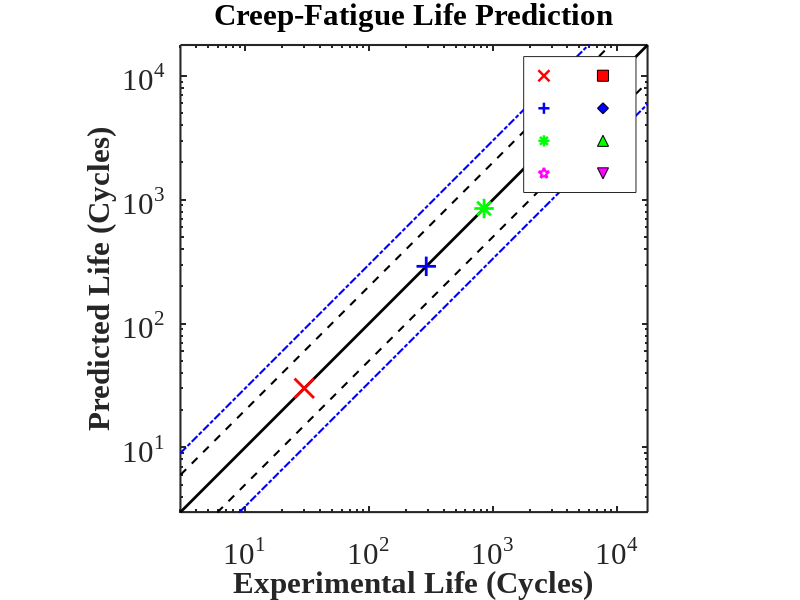

Here is the MATLAB script that generated this plot: (Note: this script raises an error after producing the figure.)
clc;
clear;
close all;


%%%%%%%% Figure- 4 (a)%%%%%%%%%%%%%%%%


%% 1. SETUP: DEFINE THE FOUR CASES
% =========================================================================
% CASE 1: 1.2% Strain 
cases(1).filename = 'cyclic_2_4.csv'; 
cases(1).epsilon_a = 0.012;      
cases(1).exp_life = 30;           

% CASE 2: 0.8% Strain 
cases(2).filename = 'cyclic_2_0.csv'; 
cases(2).epsilon_a = 0.010;      
cases(2).exp_life = 290;         

% CASE 3: 0.9% Strain 
cases(3).filename = 'cyclic_1_8.csv'; 
cases(3).epsilon_a = 0.009;      
cases(3).exp_life = 850;          

% CASE 4: 1.0% Strain 
cases(4).filename = 'cyclic_1_6.csv'; 
cases(4).epsilon_a = 0.008;      
cases(4).exp_life = 3557;         

% (Case 5 Removed)

% =========================================================================
% GLOBAL MATERIAL CONSTANTS
Sg = 0.055;      
%Sc = 0.9 * Sg;
Sc = 0.01268;
D0 = 0;          
%Dfc = 0.9;
Dfc =0.04;
n1 = 0.6;        
Q = 6.97e-19;    
T = 1033;        
R = 8.314;       

% Pre-allocate for 4 cases
pred_lives = zeros(1, 4);
exp_lives = zeros(1, 4);

%% 2. MAIN PROCESSING LOOP
for k = 1:length(cases)
    eps_a = cases(k).epsilon_a;
    current_file = cases(k).filename;
    B1 = 389501 - (630849 * eps_a) + (257797 * eps_a^2);
    phi = B1 * exp(-Q / (R * T));
    
    if isfile(current_file)
        data = readmatrix(current_file);
        time_col = data(:, 1);          
        entropy_rate_col = data(:, 25); 
        
        Delta_Sf = 0; 
        Dc = 0;       
        num_points = length(time_col);
        
        for i = 2:num_points
            t_current = time_col(i);
            dt = time_col(i) - time_col(i-1);
            s_dot = entropy_rate_col(i);
            
            is_creep = false;
            is_fatigue = false;
            
            % =========================================================
            % TIME LOGIC (Assuming Pure Fatigue for this script)
            % =========================================================
            if k == 1 
                if (t_current > 12 && t_current <= 60), is_fatigue = true; end
            elseif k == 2
               if (t_current > 10 && t_current <= 50), is_fatigue = true; end
            elseif k == 3
               if (t_current > 9 && t_current <= 45), is_fatigue = true; end
            elseif k == 4
                if (t_current > 8 && t_current <= 40), is_fatigue = true; end
            end
            
            if is_creep && s_dot > 0
                Dc = Dc + (1/phi)*(s_dot)^(1 - n1)*dt;
            elseif is_fatigue
                Delta_Sf = Delta_Sf + (s_dot * dt);
            end
        end
        
        if Delta_Sf >= Sg
            Df = 1.0; 
        else
            numerator = Dfc - D0;
            denominator = log(1 - Sc/Sg);
            log_term = log(1 - Delta_Sf/Sg);
            Df = D0 + (numerator / denominator) * log_term;
        end
        
        pred_lives(k) = 1 / (Dc + Df);
    else
        pred_lives(k) = NaN;
    end
    exp_lives(k) = cases(k).exp_life;
end

%% ========================================================================
%% 3. PLOT 1: PREDICTED vs EXPERIMENTAL LIFE
%% ========================================================================
figure('Color', 'w');
colors = {'r', 'b', 'g', 'm'}; % Removed 'k' (black)
pred_markers = {'s', 'd', '^', 'v'}; % Removed '>'
exp_markers = {'x', '+', '*', 'p'}; % Removed 's'
all_vals = [exp_lives, pred_lives];
limits = [min(all_vals(all_vals>0)) * 0.1, max(all_vals) * 5];
if isempty(limits) || isnan(limits(1)), limits = [1 10000]; end

% --- Reference Lines ---
hPerf = loglog(limits, limits, 'k-', 'LineWidth', 2); hold on;
h2x = loglog(limits, limits * 2, 'k--', 'LineWidth', 1.5);
loglog(limits, limits * 0.5, 'k--', 'LineWidth', 1.5);
h3x = loglog(limits, limits * 3, 'b-.', 'LineWidth', 1.5);
loglog(limits, limits / 3, 'b-.', 'LineWidth', 1.5);

% --- Plot Data ---
for k = 1:4
    hPred(k) = loglog(exp_lives(k), pred_lives(k), pred_markers{k}, ...
        'MarkerSize', 12, 'LineWidth', 1.5, ...
        'MarkerEdgeColor', 'k', 'MarkerFaceColor', colors{k});
    
    hExp(k) = loglog(exp_lives(k), exp_lives(k), exp_markers{k},...
        'MarkerSize',14,'LineWidth',2,'MarkerEdgeColor',colors{k},'MarkerFaceColor','none');
end

grid off; axis square;
xlim(limits); ylim(limits);

% --- Font Settings ---
set(gca, 'LineWidth', 1.5, 'FontSize', 22, 'FontName', 'Times New Roman');
xlabel('Experimental Life (Cycles)', 'FontWeight', 'bold', 'FontSize', 22, 'FontName', 'Times New Roman');
ylabel('Predicted Life (Cycles)', 'FontWeight', 'bold', 'FontSize', 22, 'FontName', 'Times New Roman');
title('Creep-Fatigue Life Prediction', 'FontWeight', 'bold', 'FontSize', 22, 'FontName', 'Times New Roman');

% --- Legend Construction ---
e1 = plot(nan,nan,exp_markers{1},'MarkerSize',11,'MarkerEdgeColor','r','LineWidth',1.8,'MarkerFaceColor','none');
e2 = plot(nan,nan,exp_markers{2},'MarkerSize',11,'MarkerEdgeColor','b','LineWidth',1.8,'MarkerFaceColor','none');
e3 = plot(nan,nan,exp_markers{3},'MarkerSize',11,'MarkerEdgeColor','g','LineWidth',1.8,'MarkerFaceColor','none');
e4 = plot(nan,nan,exp_markers{4},'MarkerSize',11,'MarkerEdgeColor','m','LineWidth',1.8,'MarkerFaceColor','none');

p1 = plot(nan,nan,pred_markers{1},'MarkerSize',10,'MarkerFaceColor','r','MarkerEdgeColor','k');
p2 = plot(nan,nan,pred_markers{2},'MarkerSize',10,'MarkerFaceColor','b','MarkerEdgeColor','k');
p3 = plot(nan,nan,pred_markers{3},'MarkerSize',10,'MarkerFaceColor','g','MarkerEdgeColor','k');
p4 = plot(nan,nan,pred_markers{4},'MarkerSize',10,'MarkerFaceColor','m','MarkerEdgeColor','k');

lgd = legend([e1 e2 e3 e4 p1 p2 p3 p4], ...
 {' ',' ',' ',' ',' ',' ',' ',' '}, ...
 'NumColumns', 2, ...
 'Location', 'best');

lgd.Title.String = 'Experiment          Simulation';
lgd.FontSize = 18;
lgd.FontName = 'Times New Roman';
legend boxon

% --- Annotation ---
annotation('textbox', [0.68 0.12 0.22 0.14], ...
    'String', {'\bfDD6, R_{\epsilon}=-1, (0/0)', '■ 760°C'}, ...
    'Interpreter','tex', ...
    'FontSize',22, ...
    'FontName','Times New Roman', ...
    'BackgroundColor','white', ...
    'EdgeColor','black', ...
    'LineWidth',1.2);
hold off;


%% ========================================================================
%% 4. PLOT 2: STRAIN RANGE vs LIFE (NO FIT, TIMES NEW ROMAN, LABEL (a))
%% ========================================================================
strain_range = 2 * [cases.epsilon_a];
X_sim = pred_lives;
X_exp = exp_lives;
Y_vals = strain_range; 

figure('Color','w'); hold on;

% --- PLOT POINTS ONLY ---
hExp = plot(X_exp, Y_vals, 'o', 'MarkerSize', 12, 'LineWidth', 1.5, ...
    'MarkerEdgeColor', 'k', 'MarkerFaceColor', 'r');

hSim = plot(X_sim, Y_vals, 's', 'MarkerSize', 12, 'LineWidth', 1.5, ...
    'MarkerEdgeColor', 'k', 'MarkerFaceColor', 'b');

% --- FORMATTING (No Bold, Times New Roman) ---
set(gca, 'XScale', 'log', 'YScale', 'linear', ...
         'FontSize', 22, ...
         'LineWidth', 1.5, ...
         'FontName', 'Times New Roman', ...
         'FontWeight', 'normal'); 

ylim([0.008 0.026]); 
xlim([10 100000]); 
yticks([0.008 0.012 0.016 0.020 0.024]);

xlabel('Cycles to Failure, N_f', ...
    'FontSize', 26, 'FontName', 'Times New Roman', 'FontWeight', 'normal');
ylabel('Strain Range, \Delta\epsilon', ...
    'FontSize', 26, 'FontName', 'Times New Roman', 'FontWeight', 'normal');

% Title removed as requested

grid on; box on;

% --- ADD LABEL (a) Top-Left ---
% Units 'normalized' places it relative to axes (0,0 is bottom-left, 1,1 is top-right)
text(0.02, 0.98, '(a)', ...
    'Units', 'normalized', ...
    'FontSize', 24, ...
    'FontName', 'Times New Roman', ...
    'FontWeight', 'normal', ...
    'VerticalAlignment', 'top', ...
    'HorizontalAlignment', 'left');

% --- LEGEND ---
lgd = legend([hExp, hSim], ...
    {'Experiment', 'Simulation'}, ...
    'Location', 'northeast');
lgd.FontSize = 24;
lgd.FontName = 'Times New Roman';
lgd.FontWeight = 'normal';
legend boxon

% --- ANNOTATION (Bottom Left) ---
annotation('textbox', [0.15 0.15 0.22 0.14], ...
    'String', {'DD6, R_{\epsilon}=-1, (0/0)', '■ 760°C'}, ...
    'Interpreter','tex', ...
    'FontSize', 24, ...
    'FontName', 'Times New Roman', ...
    'FontWeight', 'normal', ...
    'BackgroundColor','white', ...
    'EdgeColor','black', ...
    'LineWidth', 1.2);
hold off;

%% ========================================================================
%% 5. PLOT 3: STRAIN-LIFE WITH REGRESSION (Uniform Markers)
%% ========================================================================
figure('Color', 'w'); hold on;

% --- 1. PREPARE DATA ---
X_exp = exp_lives;
Y_exp = 2 * [cases.epsilon_a]; 
X_sim = pred_lives; 
Y_sim = Y_exp; 

% --- 2. PERFORM FITTING (Power Law: Y = A * X^b) ---
log_X = log10(X_exp);
log_Y = log10(Y_exp);
p = polyfit(log_X, log_Y, 1); 
b = p(1); 
A = 10^p(2); 

x_fit_line = logspace(log10(min(X_exp)*0.8), log10(max(X_exp)*1.5), 100);
y_fit_line = A * (x_fit_line).^b;

% --- 3. CALCULATE R-SQUARED (R2) ---
y_fit_at_data = polyval(p, log_X);
y_resid = log_Y - y_fit_at_data;
SS_resid = sum(y_resid.^2);
SS_total = (length(log_Y) - 1) * var(log_Y);
R2 = 1 - (SS_resid / SS_total);

% --- 4. PLOTTING ---
hFit = plot(x_fit_line, y_fit_line, 'k--', 'LineWidth', 2);

hSim = plot(X_sim, Y_sim, 's', 'MarkerSize', 12, ...
    'MarkerEdgeColor', 'k', 'MarkerFaceColor', 'b', 'LineWidth', 1.5);

hExp = plot(X_exp, Y_exp, 'o', 'MarkerSize', 12, ...
    'MarkerEdgeColor', 'k', 'MarkerFaceColor', 'r', 'LineWidth', 1.5);

% --- 5. FORMATTING ---
set(gca, 'XScale', 'log', 'YScale', 'log'); 
set(gca, 'LineWidth', 1.5, 'FontSize', 22, 'FontName', 'Times New Roman');

xlabel('Cycles to Failure, N_f', ...
    'FontWeight', 'bold', 'FontSize', 22, 'FontName', 'Times New Roman');
ylabel('Strain Range, \Delta\epsilon', ...
    'FontWeight', 'bold', 'FontSize', 22, 'FontName', 'Times New Roman');
title(['Coffin-Manson Fit (R^2 = ' sprintf('%.4f', R2) ')'], ...
    'FontWeight', 'bold', 'FontSize', 22, 'FontName', 'Times New Roman');

grid on; box on;
xlim([10 20000]); 
ylim([0.008 0.03]); % Adjusted slightly for 4 cases

% --- 6. LEGEND & ANNOTATION ---
lgd = legend([hExp, hSim, hFit], ...
    {'Experiment', 'Simulation', sprintf('Fit: \\Delta\\epsilon = %.3f N_f^{%.3f}', A, b)}, ...
    'Location', 'southeast');
lgd.FontSize = 18;
lgd.FontName = 'Times New Roman';
legend boxon;

annotation('textbox', [0.65 0.75 0.22 0.1], ...
    'String', {'\bf DD6 Superalloy', '760^{\circ}C'}, ...
    'Interpreter','tex', ...
    'FontSize',18, ...
    'FontName','Times New Roman', ...
    'BackgroundColor','white', ...
    'EdgeColor','black');

hold off;
%% ========================================================================
%% 4. PLOT 2: STRAIN RANGE vs LIFE (WITH POLYNOMIAL FIT)
%% ========================================================================
strain_range = 2 * [cases.epsilon_a];
X_sim = pred_lives;
X_exp = exp_lives;
Y_vals = strain_range; 

figure('Color','w','Position', [900 100 800 800]); hold on;

% --- 1. POLYNOMIAL FIT FOR SIMULATION DATA ---
% We fit log10(Life) vs Strain Range to get a smooth curve on the log scale
valid_idx = ~isnan(X_sim); % Ensure no NaN values interfere
logX = log10(X_sim(valid_idx));
Y_fit_data = Y_vals(valid_idx);

% Fit a 2nd degree polynomial: log10(Nf) = p1*eps^2 + p2*eps + p3
% Or more commonly for S-N: eps = p1*log10(Nf)^2 + ...
p = polyfit(logX, Y_fit_data, 2); 

% Generate points for a smooth dashed line
x_smooth = logspace(log10(min(X_sim)), log10(max(X_sim)), 100);
y_smooth = polyval(p, log10(x_smooth));

% Plot the Blue Dashed Fit Line
hFit = plot(x_smooth, y_smooth, 'b--', 'LineWidth', 2);

% --- 2. PLOT DATA POINTS ---
hExp = plot(X_exp, Y_vals, 'o', 'MarkerSize', 12, 'LineWidth', 1.5, ...
    'MarkerEdgeColor', 'k', 'MarkerFaceColor', 'r');
hSim = plot(X_sim, Y_vals, 's', 'MarkerSize', 12, 'LineWidth', 1.5, ...
    'MarkerEdgeColor', 'k', 'MarkerFaceColor', 'b');

% --- FORMATTING ---
set(gca, 'XScale', 'log', 'YScale', 'linear', ...
         'FontSize', 22, ...
         'LineWidth', 1.5, ...
         'FontName', 'Times New Roman', ...
         'FontWeight', 'normal', 'TickDir', 'in'); 

ylim([0.008 0.026]); 
xlim([10 100000]); 
yticks([0.008 0.012 0.016 0.020 0.024]);
xlabel('Cycles to Failure, N_f', 'FontSize', 26);
ylabel('Strain Range, \Delta\epsilon', 'FontSize', 26);

grid on; box on; axis square;

% Label (c)
text(0.02, 0.98, '(c)', 'Units', 'normalized', 'FontSize', 24, ...
    'FontName', 'Times New Roman', 'VerticalAlignment', 'top');

% --- LEGEND (Updated to include fit line) ---
lgd = legend([hExp, hSim, hFit], ...
    {'Experiment', 'Simulation', 'Sim. Trendline'}, ...
    'Location', 'northeast');
lgd.FontSize = 24;
legend boxon

% --- ANNOTATION (Bottom Left) ---
annotation('textbox', [0.15 0.17 0.3 0.14], ...
    'String', {'DD6, R_{\epsilon}=-1, (0/0)', '■ 760°C'}, ...
    'Interpreter','tex', ...
    'FontSize', 24, ...
    'FontName', 'Times New Roman', ...
    'FontWeight', 'normal', ...
    'BackgroundColor','white', ...
    'EdgeColor','black', ...
    'LineWidth', 1.2);

hold off;




%% ========================================================================
%% ========================================================================
%% ========================================================================
%% PLOT: HYSTERESIS LOOPS (ALL CYCLES) - FINAL FIGURE STYLE
%% ========================================================================
figure('Color', 'w', 'Units', 'pixels', 'Position', [100 100 850 800]); 
hold on;

% Updated file list and properties to match the reference image style
files = {'cyclic_1_6.csv', 'cyclic_1_8.csv', 'cyclic_2_0.csv', 'cyclic_2_4.csv'};
colors = {'#006400', '#FF0000', '#0000FF', '#00FF00'}; % Green, Red, Blue, Lime
markers = {'none', '>', 'o', 'd'}; 
labels = {'\Delta\epsilon/2 = 0.4%', '\Delta\epsilon/2 = 0.5%', ...
          '\Delta\epsilon/2 = 0.7%', '\Delta\epsilon/2 = 0.9%'};

for k = 1:length(files)
    current_file = files{k};
    
    if isfile(current_file)
        data = readmatrix(current_file);
        strain_all = data(:, 33); 
        stress_all = data(:, 36);
        
        % Plotting with markers and black edges as seen in the reference
        plot(strain_all, stress_all, '-', ...
            'Color', colors{k}, ...
            'LineWidth', 1.5, ...
            'Marker', markers{k}, ...
            'MarkerSize', 10, ...
            'MarkerFaceColor', 'none', ... % Hollow markers match your image
            'MarkerEdgeColor', 'k', ...
            'MarkerIndices', round(linspace(1, length(strain_all), 40)), ... 
            'DisplayName', labels{k});
    else
        fprintf('Warning: %s not found.\n', current_file);
    end
end
% 'k:' creates a black dotted line
xline(0, 'k:', 'LineWidth', 1.5, 'HandleVisibility', 'off'); % Vertical dotted line
yline(0, 'k:', 'LineWidth', 1.5, 'HandleVisibility', 'off'); % Horizontal dotted line
% --- FIGURE 4 FORMATTING ---
set(gca, 'LineWidth', 2, ...
         'FontSize', 24, ...
         'FontName', 'Times New Roman', ...
         'TickDir', 'in', ...
         'TickLength', [0.02 0.02], ...
         'Box', 'on', ...
         'XMinorTick', 'on', ...
         'YMinorTick', 'on');

xlabel('Strain, \epsilon', 'FontSize', 26, 'FontName', 'Times New Roman');
ylabel('Stress, \sigma (MPa)', 'FontSize', 26, 'FontName', 'Times New Roman');

axis square;
grid off;
set(gca, 'GridLineStyle', ':', 'GridAlpha', 0.4);

% Legend - Modified for the requested style
lgd = legend('show', 'Location', 'southeast');
set(lgd, 'FontSize', 22, 'FontName', 'Times New Roman', 'Box', 'on', 'Interpreter', 'tex');




hold off;
